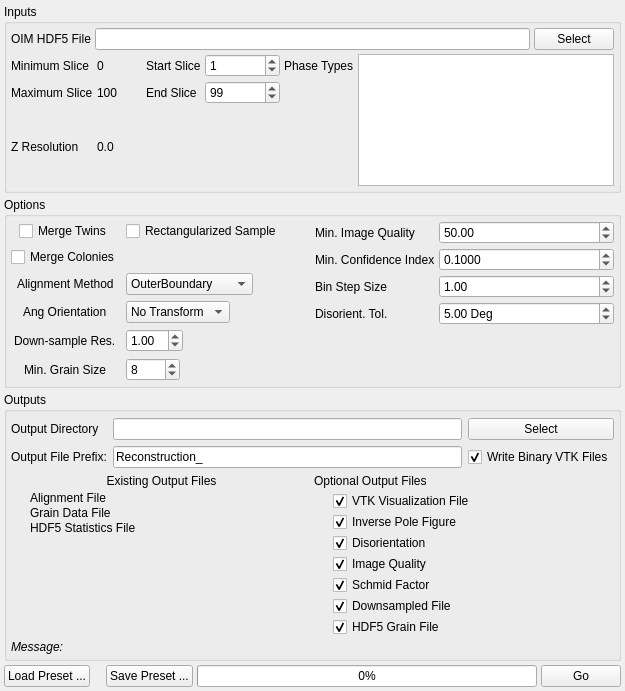
<?xml version="1.0" encoding="UTF-8"?>
<ui version="4.0">
 <class>ReconstructionWidget</class>
 <widget class="QWidget" name="ReconstructionWidget">
  <property name="geometry">
   <rect>
    <x>0</x>
    <y>0</y>
    <width>625</width>
    <height>691</height>
   </rect>
  </property>
  <property name="sizePolicy">
   <sizepolicy hsizetype="Expanding" vsizetype="Expanding">
    <horstretch>0</horstretch>
    <verstretch>0</verstretch>
   </sizepolicy>
  </property>
  <property name="windowTitle">
   <string>Form</string>
  </property>
  <layout class="QVBoxLayout" name="verticalLayout_2">
   <property name="spacing">
    <number>4</number>
   </property>
   <property name="margin">
    <number>4</number>
   </property>
   <item>
    <widget class="QGroupBox" name="groupBox_3">
     <property name="title">
      <string>Inputs</string>
     </property>
     <layout class="QGridLayout" name="gridLayout_5">
      <property name="margin">
       <number>4</number>
      </property>
      <property name="spacing">
       <number>4</number>
      </property>
      <item row="0" column="0" colspan="2">
       <layout class="QGridLayout" name="gridLayout_2">
        <item row="1" column="1">
         <widget class="QLabel" name="label">
          <property name="text">
           <string>OIM HDF5 File</string>
          </property>
         </widget>
        </item>
        <item row="1" column="2">
         <widget class="QFSDropLineEdit" name="m_H5InputFile"/>
        </item>
        <item row="1" column="3">
         <widget class="QPushButton" name="m_OIMH5Btn">
          <property name="text">
           <string>Select</string>
          </property>
         </widget>
        </item>
       </layout>
      </item>
      <item row="1" column="0">
       <layout class="QGridLayout" name="gridLayout_3">
        <item row="0" column="0">
         <widget class="QLabel" name="label_7">
          <property name="text">
           <string>Minimum Slice</string>
          </property>
         </widget>
        </item>
        <item row="0" column="1">
         <widget class="QLabel" name="m_ZMin">
          <property name="text">
           <string>0</string>
          </property>
         </widget>
        </item>
        <item row="0" column="2">
         <widget class="QLabel" name="label_5">
          <property name="text">
           <string>Start Slice</string>
          </property>
         </widget>
        </item>
        <item row="0" column="3">
         <widget class="QSpinBox" name="m_ZStartIndex">
          <property name="minimumSize">
           <size>
            <width>75</width>
            <height>0</height>
           </size>
          </property>
          <property name="maximum">
           <number>100000</number>
          </property>
          <property name="value">
           <number>1</number>
          </property>
         </widget>
        </item>
        <item row="1" column="0">
         <widget class="QLabel" name="label_54">
          <property name="text">
           <string>Maximum Slice</string>
          </property>
         </widget>
        </item>
        <item row="1" column="1">
         <widget class="QLabel" name="m_ZMax">
          <property name="text">
           <string>100</string>
          </property>
         </widget>
        </item>
        <item row="1" column="2">
         <widget class="QLabel" name="label_6">
          <property name="text">
           <string>End Slice</string>
          </property>
         </widget>
        </item>
        <item row="2" column="0">
         <widget class="QLabel" name="m_ZMax_2">
          <property name="text">
           <string>Z Resolution</string>
          </property>
         </widget>
        </item>
        <item row="2" column="1">
         <widget class="QLabel" name="m_ZRes">
          <property name="text">
           <string>0.0</string>
          </property>
         </widget>
        </item>
        <item row="1" column="3">
         <widget class="QSpinBox" name="m_ZEndIndex">
          <property name="minimumSize">
           <size>
            <width>75</width>
            <height>0</height>
           </size>
          </property>
          <property name="maximum">
           <number>1000000</number>
          </property>
          <property name="value">
           <number>99</number>
          </property>
         </widget>
        </item>
       </layout>
      </item>
      <item row="1" column="1">
       <layout class="QFormLayout" name="formLayout_7">
        <item row="0" column="0">
         <widget class="QLabel" name="label_11">
          <property name="text">
           <string>Phase Types</string>
          </property>
         </widget>
        </item>
        <item row="0" column="1">
         <widget class="QListWidget" name="phaseTypeList">
          <property name="sizePolicy">
           <sizepolicy hsizetype="Preferred" vsizetype="Preferred">
            <horstretch>0</horstretch>
            <verstretch>0</verstretch>
           </sizepolicy>
          </property>
          <property name="editTriggers">
           <set>QAbstractItemView::AllEditTriggers</set>
          </property>
          <property name="alternatingRowColors">
           <bool>true</bool>
          </property>
         </widget>
        </item>
       </layout>
      </item>
     </layout>
    </widget>
   </item>
   <item>
    <widget class="QGroupBox" name="groupBox_2">
     <property name="title">
      <string>Options</string>
     </property>
     <layout class="QHBoxLayout" name="horizontalLayout">
      <property name="spacing">
       <number>4</number>
      </property>
      <property name="margin">
       <number>4</number>
      </property>
      <item>
       <layout class="QFormLayout" name="formLayout_5">
        <property name="fieldGrowthPolicy">
         <enum>QFormLayout::FieldsStayAtSizeHint</enum>
        </property>
        <property name="labelAlignment">
         <set>Qt::AlignCenter</set>
        </property>
        <property name="horizontalSpacing">
         <number>6</number>
        </property>
        <property name="verticalSpacing">
         <number>6</number>
        </property>
        <property name="rightMargin">
         <number>10</number>
        </property>
        <item row="6" column="0">
         <widget class="QLabel" name="label_34">
          <property name="text">
           <string>Alignment Method</string>
          </property>
         </widget>
        </item>
        <item row="6" column="1">
         <widget class="QComboBox" name="m_AlignMeth">
          <item>
           <property name="text">
            <string>OuterBoundary</string>
           </property>
          </item>
          <item>
           <property name="text">
            <string>Misorientation</string>
           </property>
          </item>
          <item>
           <property name="text">
            <string>MutualInformation</string>
           </property>
          </item>
         </widget>
        </item>
        <item row="7" column="0">
         <widget class="QLabel" name="label_3">
          <property name="text">
           <string>Ang Orientation</string>
          </property>
         </widget>
        </item>
        <item row="7" column="1">
         <widget class="QComboBox" name="m_Orientation">
          <property name="currentIndex">
           <number>4</number>
          </property>
          <item>
           <property name="text">
            <string>Upper Right</string>
           </property>
          </item>
          <item>
           <property name="text">
            <string>Upper Left</string>
           </property>
          </item>
          <item>
           <property name="text">
            <string>Lower Left</string>
           </property>
          </item>
          <item>
           <property name="text">
            <string>Lower Right</string>
           </property>
          </item>
          <item>
           <property name="text">
            <string>No Transform</string>
           </property>
          </item>
         </widget>
        </item>
        <item row="8" column="0">
         <widget class="QLabel" name="label_46">
          <property name="text">
           <string>Down-sample Res.</string>
          </property>
         </widget>
        </item>
        <item row="8" column="1">
         <widget class="QDoubleSpinBox" name="m_DownSampleFactor">
          <property name="value">
           <double>1.000000000000000</double>
          </property>
         </widget>
        </item>
        <item row="3" column="1">
         <widget class="QCheckBox" name="m_FillinSample">
          <property name="text">
           <string>Rectangularized Sample</string>
          </property>
         </widget>
        </item>
        <item row="3" column="0">
         <widget class="QCheckBox" name="m_MergeTwins">
          <property name="text">
           <string>Merge Twins</string>
          </property>
         </widget>
        </item>
        <item row="5" column="0">
         <widget class="QCheckBox" name="m_MergeColonies">
          <property name="text">
           <string>Merge Colonies</string>
          </property>
         </widget>
        </item>
        <item row="9" column="0">
         <widget class="QLabel" name="label_8">
          <property name="text">
           <string>Min. Grain Size</string>
          </property>
         </widget>
        </item>
        <item row="9" column="1">
         <widget class="QSpinBox" name="m_MinAllowedGrainSize">
          <property name="minimum">
           <number>1</number>
          </property>
          <property name="maximum">
           <number>1000</number>
          </property>
          <property name="value">
           <number>8</number>
          </property>
         </widget>
        </item>
       </layout>
      </item>
      <item>
       <layout class="QFormLayout" name="formLayout_3">
        <item row="0" column="0">
         <widget class="QLabel" name="label_31">
          <property name="text">
           <string>Min. Image Quality</string>
          </property>
         </widget>
        </item>
        <item row="0" column="1">
         <widget class="QDoubleSpinBox" name="m_MinImageQuality">
          <property name="maximum">
           <double>50000.000000000000000</double>
          </property>
          <property name="singleStep">
           <double>10.000000000000000</double>
          </property>
          <property name="value">
           <double>50.000000000000000</double>
          </property>
         </widget>
        </item>
        <item row="1" column="0">
         <widget class="QLabel" name="label_9">
          <property name="text">
           <string>Min. Confidence Index</string>
          </property>
         </widget>
        </item>
        <item row="1" column="1">
         <widget class="QDoubleSpinBox" name="m_MinConfidence">
          <property name="decimals">
           <number>4</number>
          </property>
          <property name="maximum">
           <double>1.000000000000000</double>
          </property>
          <property name="singleStep">
           <double>0.100000000000000</double>
          </property>
          <property name="value">
           <double>0.100000000000000</double>
          </property>
         </widget>
        </item>
        <item row="2" column="0">
         <widget class="QLabel" name="label_59">
          <property name="text">
           <string>Bin Step Size</string>
          </property>
         </widget>
        </item>
        <item row="2" column="1">
         <widget class="QDoubleSpinBox" name="m_BinStepSize">
          <property name="value">
           <double>1.000000000000000</double>
          </property>
         </widget>
        </item>
        <item row="3" column="0">
         <widget class="QLabel" name="label_10">
          <property name="text">
           <string>Disorient. Tol.</string>
          </property>
         </widget>
        </item>
        <item row="3" column="1">
         <widget class="QDoubleSpinBox" name="m_MisOrientationTolerance">
          <property name="minimumSize">
           <size>
            <width>120</width>
            <height>0</height>
           </size>
          </property>
          <property name="suffix">
           <string> Deg</string>
          </property>
          <property name="decimals">
           <number>2</number>
          </property>
          <property name="maximum">
           <double>180.000000000000000</double>
          </property>
          <property name="singleStep">
           <double>1.000000000000000</double>
          </property>
          <property name="value">
           <double>5.000000000000000</double>
          </property>
         </widget>
        </item>
       </layout>
      </item>
     </layout>
    </widget>
   </item>
   <item>
    <widget class="QGroupBox" name="groupBox">
     <property name="title">
      <string>Outputs</string>
     </property>
     <layout class="QVBoxLayout" name="verticalLayout">
      <property name="spacing">
       <number>6</number>
      </property>
      <property name="leftMargin">
       <number>4</number>
      </property>
      <property name="topMargin">
       <number>6</number>
      </property>
      <property name="rightMargin">
       <number>4</number>
      </property>
      <property name="bottomMargin">
       <number>4</number>
      </property>
      <item>
       <layout class="QGridLayout" name="gridLayout">
        <item row="0" column="0">
         <widget class="QLabel" name="label_2">
          <property name="text">
           <string>Output Directory</string>
          </property>
         </widget>
        </item>
        <item row="0" column="1">
         <widget class="QFSDropLineEdit" name="m_OutputDir"/>
        </item>
        <item row="0" column="2">
         <widget class="QPushButton" name="m_OutputDirBtn">
          <property name="text">
           <string>Select</string>
          </property>
         </widget>
        </item>
        <item row="1" column="0">
         <widget class="QLabel" name="label_4">
          <property name="text">
           <string>Output File Prefix:</string>
          </property>
         </widget>
        </item>
        <item row="1" column="1">
         <widget class="QLineEdit" name="m_OutputFilePrefix">
          <property name="text">
           <string>Reconstruction_</string>
          </property>
         </widget>
        </item>
        <item row="1" column="2">
         <widget class="QCheckBox" name="m_BinaryVtkFiles">
          <property name="enabled">
           <bool>true</bool>
          </property>
          <property name="text">
           <string>Write Binary VTK Files</string>
          </property>
          <property name="checked">
           <bool>true</bool>
          </property>
         </widget>
        </item>
       </layout>
      </item>
      <item>
       <layout class="QGridLayout" name="gridLayout_4">
        <property name="horizontalSpacing">
         <number>2</number>
        </property>
        <property name="verticalSpacing">
         <number>3</number>
        </property>
        <item row="0" column="0">
         <widget class="QLabel" name="label_12">
          <property name="text">
           <string>Existing Output Files</string>
          </property>
          <property name="alignment">
           <set>Qt::AlignCenter</set>
          </property>
         </widget>
        </item>
        <item row="1" column="0">
         <layout class="QFormLayout" name="formLayout_2">
          <property name="fieldGrowthPolicy">
           <enum>QFormLayout::FieldsStayAtSizeHint</enum>
          </property>
          <property name="labelAlignment">
           <set>Qt::AlignCenter</set>
          </property>
          <property name="horizontalSpacing">
           <number>12</number>
          </property>
          <property name="verticalSpacing">
           <number>1</number>
          </property>
          <item row="1" column="0">
           <widget class="QLabel" name="m_AlignmentFileIcon">
            <property name="text">
             <string/>
            </property>
            <property name="pixmap">
             <pixmap resource="../../../../Resources/icons/images/Icons.qrc">:/Delete-16x16.png</pixmap>
            </property>
           </widget>
          </item>
          <item row="1" column="1">
           <widget class="QLabel" name="m_AlignmentFile">
            <property name="text">
             <string>Alignment File</string>
            </property>
           </widget>
          </item>
          <item row="2" column="0">
           <widget class="QLabel" name="m_GrainDataFileIcon">
            <property name="text">
             <string/>
            </property>
            <property name="pixmap">
             <pixmap resource="../../../../Resources/icons/images/Icons.qrc">:/Delete-16x16.png</pixmap>
            </property>
           </widget>
          </item>
          <item row="2" column="1">
           <widget class="QLabel" name="m_GrainDataFile">
            <property name="text">
             <string>Grain Data File</string>
            </property>
           </widget>
          </item>
          <item row="4" column="0">
           <widget class="QLabel" name="m_H5StatisticsFileIcon">
            <property name="text">
             <string/>
            </property>
            <property name="pixmap">
             <pixmap resource="../../../../Resources/icons/images/Icons.qrc">:/Delete-16x16.png</pixmap>
            </property>
           </widget>
          </item>
          <item row="4" column="1">
           <widget class="QLabel" name="m_H5StatisticsFile">
            <property name="text">
             <string>HDF5 Statistics File</string>
            </property>
           </widget>
          </item>
         </layout>
        </item>
        <item row="1" column="1">
         <layout class="QFormLayout" name="formLayout">
          <property name="fieldGrowthPolicy">
           <enum>QFormLayout::FieldsStayAtSizeHint</enum>
          </property>
          <property name="labelAlignment">
           <set>Qt::AlignCenter</set>
          </property>
          <property name="formAlignment">
           <set>Qt::AlignLeading|Qt::AlignLeft|Qt::AlignTop</set>
          </property>
          <property name="horizontalSpacing">
           <number>12</number>
          </property>
          <property name="verticalSpacing">
           <number>1</number>
          </property>
          <item row="1" column="0">
           <widget class="QLabel" name="m_VisualizationVizFileIcon">
            <property name="text">
             <string/>
            </property>
            <property name="pixmap">
             <pixmap resource="../../../../Resources/icons/images/Icons.qrc">:/Delete-16x16.png</pixmap>
            </property>
           </widget>
          </item>
          <item row="2" column="0">
           <widget class="QLabel" name="m_IPFVizFileIcon">
            <property name="text">
             <string/>
            </property>
            <property name="pixmap">
             <pixmap resource="../../../../Resources/icons/images/Icons.qrc">:/Delete-16x16.png</pixmap>
            </property>
           </widget>
          </item>
          <item row="2" column="1">
           <widget class="QCheckBox" name="m_IPFVizFile">
            <property name="text">
             <string>Inverse Pole Figure</string>
            </property>
            <property name="checked">
             <bool>true</bool>
            </property>
           </widget>
          </item>
          <item row="3" column="0">
           <widget class="QLabel" name="m_DisorientationVizFileIcon">
            <property name="text">
             <string/>
            </property>
            <property name="pixmap">
             <pixmap resource="../../../../Resources/icons/images/Icons.qrc">:/Delete-16x16.png</pixmap>
            </property>
           </widget>
          </item>
          <item row="3" column="1">
           <widget class="QCheckBox" name="m_DisorientationVizFile">
            <property name="text">
             <string>Disorientation</string>
            </property>
            <property name="checked">
             <bool>true</bool>
            </property>
           </widget>
          </item>
          <item row="4" column="0">
           <widget class="QLabel" name="m_ImageQualityVizFileIcon">
            <property name="text">
             <string/>
            </property>
            <property name="pixmap">
             <pixmap resource="../../../../Resources/icons/images/Icons.qrc">:/Delete-16x16.png</pixmap>
            </property>
           </widget>
          </item>
          <item row="4" column="1">
           <widget class="QCheckBox" name="m_ImageQualityVizFile">
            <property name="text">
             <string>Image Quality</string>
            </property>
            <property name="checked">
             <bool>true</bool>
            </property>
           </widget>
          </item>
          <item row="5" column="0">
           <widget class="QLabel" name="m_SchmidFactorVizFileIcon">
            <property name="text">
             <string/>
            </property>
            <property name="pixmap">
             <pixmap resource="../../../../Resources/icons/images/Icons.qrc">:/Delete-16x16.png</pixmap>
            </property>
           </widget>
          </item>
          <item row="5" column="1">
           <widget class="QCheckBox" name="m_SchmidFactorVizFile">
            <property name="text">
             <string>Schmid Factor</string>
            </property>
            <property name="checked">
             <bool>true</bool>
            </property>
           </widget>
          </item>
          <item row="1" column="1">
           <widget class="QCheckBox" name="m_VisualizationVizFile">
            <property name="text">
             <string>VTK Visualization File</string>
            </property>
            <property name="checked">
             <bool>true</bool>
            </property>
           </widget>
          </item>
          <item row="7" column="1">
           <widget class="QCheckBox" name="m_HDF5GrainFile">
            <property name="text">
             <string>HDF5 Grain File</string>
            </property>
            <property name="checked">
             <bool>true</bool>
            </property>
           </widget>
          </item>
          <item row="7" column="0">
           <widget class="QLabel" name="m_HDF5GrainFileIcon">
            <property name="text">
             <string/>
            </property>
            <property name="pixmap">
             <pixmap resource="../../../../Resources/icons/images/Icons.qrc">:/Delete-16x16.png</pixmap>
            </property>
           </widget>
          </item>
          <item row="6" column="1">
           <widget class="QCheckBox" name="m_DownSampledVizFile">
            <property name="text">
             <string>Downsampled File</string>
            </property>
            <property name="checked">
             <bool>true</bool>
            </property>
           </widget>
          </item>
          <item row="6" column="0">
           <widget class="QLabel" name="m_DownSampledVizFileIcon">
            <property name="text">
             <string/>
            </property>
            <property name="pixmap">
             <pixmap resource="../../../../Resources/icons/images/Icons.qrc">:/Delete-16x16.png</pixmap>
            </property>
           </widget>
          </item>
         </layout>
        </item>
        <item row="2" column="0" colspan="2">
         <widget class="QLabel" name="messageLabel">
          <property name="font">
           <font>
            <italic>true</italic>
           </font>
          </property>
          <property name="text">
           <string>Message:</string>
          </property>
          <property name="wordWrap">
           <bool>true</bool>
          </property>
          <property name="margin">
           <number>3</number>
          </property>
         </widget>
        </item>
        <item row="0" column="1">
         <widget class="QLabel" name="label_60">
          <property name="text">
           <string>Optional Output Files</string>
          </property>
         </widget>
        </item>
       </layout>
      </item>
     </layout>
    </widget>
   </item>
   <item>
    <spacer name="verticalSpacer">
     <property name="orientation">
      <enum>Qt::Vertical</enum>
     </property>
     <property name="sizeHint" stdset="0">
      <size>
       <width>20</width>
       <height>40</height>
      </size>
     </property>
    </spacer>
   </item>
   <item>
    <layout class="QHBoxLayout" name="horizontalLayout_16">
     <item>
      <widget class="QPushButton" name="m_LoadSettingsBtn">
       <property name="text">
        <string>Load Preset ...</string>
       </property>
      </widget>
     </item>
     <item>
      <spacer name="horizontalSpacer_14">
       <property name="orientation">
        <enum>Qt::Horizontal</enum>
       </property>
       <property name="sizeType">
        <enum>QSizePolicy::Fixed</enum>
       </property>
       <property name="sizeHint" stdset="0">
        <size>
         <width>12</width>
         <height>20</height>
        </size>
       </property>
      </spacer>
     </item>
     <item>
      <widget class="QPushButton" name="m_SaveSettingsBtn">
       <property name="text">
        <string>Save Preset ...</string>
       </property>
      </widget>
     </item>
     <item>
      <widget class="QProgressBar" name="progressBar">
       <property name="value">
        <number>0</number>
       </property>
      </widget>
     </item>
     <item>
      <widget class="QPushButton" name="m_GoBtn">
       <property name="text">
        <string>Go</string>
       </property>
      </widget>
     </item>
    </layout>
   </item>
  </layout>
 </widget>
 <customwidgets>
  <customwidget>
   <class>QFSDropLineEdit</class>
   <extends>QLineEdit</extends>
   <header location="global">QFSDropLineEdit.h</header>
  </customwidget>
 </customwidgets>
 <resources>
  <include location="../../../../Resources/icons/images/Icons.qrc"/>
  <include location="../../../../Resources/icons/images/Icons.qrc"/>
  <include location="../../../../Resources/icons/images/Icons.qrc"/>
  <include location="../../../../Resources/icons/images/Icons.qrc"/>
 </resources>
 <connections/>
</ui>
